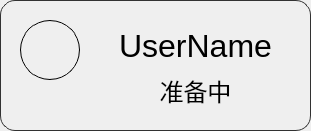
<?xml version="1.0" encoding="UTF-8"?>
<ui version="4.0">
 <class>Widget_PlayerInfo</class>
 <widget class="QWidget" name="Widget_PlayerInfo">
  <property name="geometry">
   <rect>
    <x>0</x>
    <y>0</y>
    <width>311</width>
    <height>131</height>
   </rect>
  </property>
  <property name="minimumSize">
   <size>
    <width>311</width>
    <height>131</height>
   </size>
  </property>
  <property name="maximumSize">
   <size>
    <width>311</width>
    <height>131</height>
   </size>
  </property>
  <property name="windowTitle">
   <string>Form</string>
  </property>
  <widget class="QWidget" name="Widget_Main" native="true">
   <property name="geometry">
    <rect>
     <x>0</x>
     <y>0</y>
     <width>311</width>
     <height>131</height>
    </rect>
   </property>
   <property name="styleSheet">
    <string notr="true">QWidget#Widget_Main{
	border: 1px solid rgb(50,50,50);
	border-radius: 15px;
}</string>
   </property>
   <widget class="QLabel" name="lbl_pfp">
    <property name="geometry">
     <rect>
      <x>20</x>
      <y>20</y>
      <width>60</width>
      <height>60</height>
     </rect>
    </property>
    <property name="text">
     <string/>
    </property>
    <property name="scaledContents">
     <bool>true</bool>
    </property>
   </widget>
   <widget class="QLabel" name="lbl_username">
    <property name="geometry">
     <rect>
      <x>110</x>
      <y>20</y>
      <width>171</width>
      <height>51</height>
     </rect>
    </property>
    <property name="styleSheet">
     <string notr="true">font: 24pt;</string>
    </property>
    <property name="text">
     <string>UserName</string>
    </property>
    <property name="alignment">
     <set>Qt::AlignCenter</set>
    </property>
   </widget>
   <widget class="QPushButton" name="btn_pfp">
    <property name="geometry">
     <rect>
      <x>20</x>
      <y>20</y>
      <width>60</width>
      <height>60</height>
     </rect>
    </property>
    <property name="styleSheet">
     <string notr="true">background-color: transparent;
border: 1px solid black;
border-radius: 30px;</string>
    </property>
    <property name="text">
     <string/>
    </property>
   </widget>
   <widget class="QLabel" name="lbl_status">
    <property name="geometry">
     <rect>
      <x>110</x>
      <y>70</y>
      <width>171</width>
      <height>41</height>
     </rect>
    </property>
    <property name="styleSheet">
     <string notr="true">font: 18pt;</string>
    </property>
    <property name="text">
     <string>准备中</string>
    </property>
    <property name="alignment">
     <set>Qt::AlignCenter</set>
    </property>
   </widget>
   <zorder>lbl_pfp</zorder>
   <zorder>lbl_username</zorder>
   <zorder>lbl_status</zorder>
   <zorder>btn_pfp</zorder>
  </widget>
 </widget>
 <resources/>
 <connections/>
</ui>
